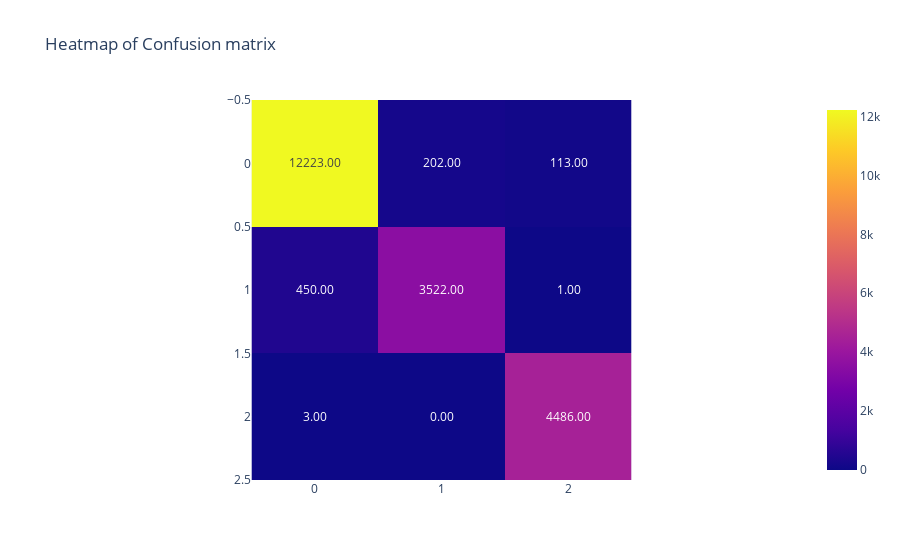

The notebook cell saved with this chart:
### Markdown cell above
### 1.2. Random Forest

### Code cell
# random forest
rf = RandomForestClassifier(n_estimators=100, max_depth=5, random_state=42)
rf_score = score(rf, "Random Forest")

### Figure 1 — Plotly figure (JSON) as saved in the notebook; plotly's stock layout.template omitted (floating-point values rounded to 4 significant figures)
{"data": [{"coloraxis": "coloraxis", "hovertemplate": "x: %{x}<br>y: %{y}<br>color: %{z}<extra></extra>", "name": "0", "texttemplate": "%{z:.2f}", "type": "heatmap", "xaxis": "x", "yaxis": "y", "z": [[12223, 202, 113], [450, 3522, 1], [3, 0, 4486]]}], "layout": {"coloraxis": {"colorscale": [[0, "#0d0887"], [0.1111, "#46039f"], [0.2222, "#7201a8"], [0.3333, "#9c179e"], [0.4444, "#bd3786"], [0.5556, "#d8576b"], [0.6667, "#ed7953"], [0.7778, "#fb9f3a"], [0.8889, "#fdca26"], [1, "#f0f921"]]}, "title": {"text": "Heatmap of Confusion matrix"}, "xaxis": {"anchor": "y", "constrain": "domain", "domain": [0, 1], "scaleanchor": "y"}, "yaxis": {"anchor": "x", "autorange": "reversed", "constrain": "domain", "domain": [0, 1]}}}
